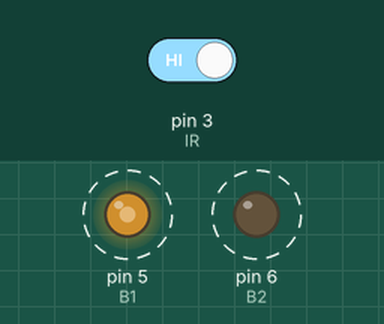
This sketch was run on a simulated Arduino Uno, built with avr-gcc and run on an emulated ATmega328P. Shown: output pins drawn as LEDs (lit = HIGH). Dashed ring = blinking. Inputs (shaded band) come from the test bench; at power-on: pin 3 (IR) HIGH.

Above: at 0.05 s.
Timing chart, 0 to 5.5 s (numbered marks = the images above):
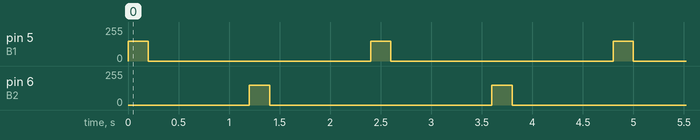

The sketch:

MOTOR_TEST.ino
```cpp
//Inisialisasi pembuatan variable
#define B1 5 // Motor B pins
#define B2 6
int incomingByte = 0; // for incoming serial data
int input = 0;
int IR=3;
void setup() {
 //Menentukan Fungsionalitas dari PIN pada Microcontroller
 Serial.begin(9600); //baudrate yang digunakan untuk komunikasi microcontroller dengan komputer
 pinMode(B1, OUTPUT);
 pinMode(B2, OUTPUT);
 digitalWrite(B1, LOW);
 digitalWrite(B2, LOW);
 pinMode(IR,INPUT);

}
void loop() {
 //Program yang akan dijalankan berulang-ulang
 int bacaIR=digitalRead(IR);


  analogWrite(B1, 150);
  analogWrite(B2, 0);
  delay(200);

  analogWrite(B1, 0);
  analogWrite(B2, 0);
  delay(1000);

  analogWrite(B1, 0);
  analogWrite(B2, 150);
  delay(200);

  analogWrite(B1, 0);
  analogWrite(B2, 0);
  delay(1000);
}
```

Measured:
- by itself, pin 5 (B1), pin 6 (B2): alternates 150/255 for 0.20 s and 0/255 for 2.2 s
